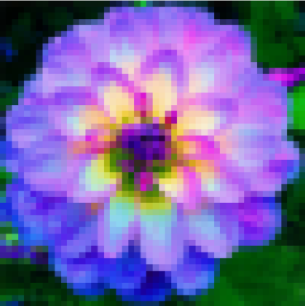
#> input picture Filter.PNG, 305 x 306 px
$ jupyter execute Lab6.ipynb
#> lines starting #> are read from the running program, lines starting #| are printed output that depends on the picture
##Import Libs

[cell 1]
import cv2 as cv
import numpy as np
from matplotlib import pyplot as plt

โหลดภาพเข้ามา

[cell 2]
original_img = cv.imread('Filter.PNG')
#> original_img is the input picture: shape (306, 305, 3); mean B, G, R 162.1, 101.3, 114.8
RGB_img = cv.cvtColor(original_img, cv.COLOR_BGR2RGB)
plt.imshow(RGB_img)
plt.show()

CREATE Filter

[cell 3]
kernel_avg3x3 = np.ones((3,3),np.float32)/9 # Average Kernel 3x3
kernel_avg5x5 = np.ones((5,5),np.float32)/25 # Average Kernel 5x5
kernel_avg7x7 = np.ones((7,7),np.float32)/49 # Average Kernel 7x7
kernel_avg9x9 = np.ones((7,7),np.float32)/81 # Average Kernel 7x7
kernel_avg11x11 = np.ones((7,7),np.float32)/12 # Average Kernel 7x7
#รายงานแลปมาดูว่า เมื่อฟิวเตอร์ใหญ่จะเกิดไรขึ้น ทุก ๆ ค่าจะหารไว้ล่วงหน้าเลยกระจายตัวหารเข้าไปเลย แล้วค่อยเอาไปคูณทีหลัง เลยต้องสร้าง np array float32
result_avg3x3_img = cv.filter2D(RGB_img,-1,kernel_avg3x3)
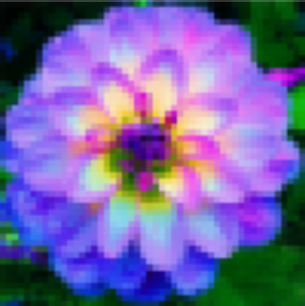
#> result_avg3x3_img: shape (306, 305, 3); mean R, G, B 114.7, 101.2, 162
result_avg5x5_img = cv.filter2D(RGB_img,-1,kernel_avg5x5)
result_avg7x7_img = cv.filter2D(RGB_img,-1,kernel_avg7x7)
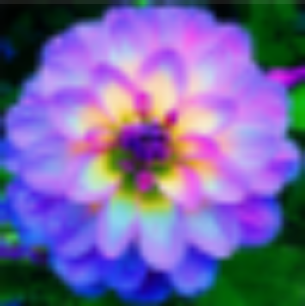
#> result_avg7x7_img: shape (306, 305, 3); mean R, G, B 114.6, 101.2, 162
result_avg9x9_img = cv.filter2D(RGB_img,-1,kernel_avg9x9)
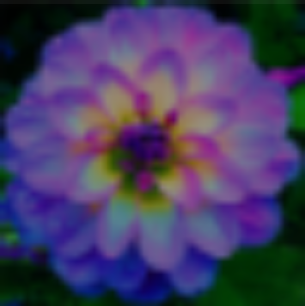
#> result_avg9x9_img: shape (306, 305, 3); mean R, G, B 69.3, 61.2, 98
result_avg11x11_img = cv.filter2D(RGB_img,-1,kernel_avg11x11)
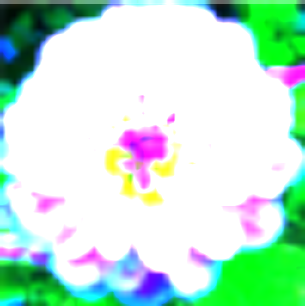
#> result_avg11x11_img: shape (306, 305, 3); mean R, G, B 191.4, 229.1, 210.3

[cell 4]
plt.subplot(321),plt.imshow(RGB_img),plt.title('Original')
#3 แถว 2 หลัก ตำแหน่งที่จะโชว์ตำแหน่ง 1 บรรทัดบน
#xticks yticks คือไม่เอา แกน x แกน y ที่บอกว่ามีขนาดเท่าไหร่
plt.xticks([]), plt.yticks([])
plt.subplot(322),plt.imshow(result_avg3x3_img),plt.title('Averaging3x3')
plt.xticks([]), plt.yticks([])
plt.subplot(323),plt.imshow(result_avg5x5_img),plt.title('Averaging5x5')
plt.xticks([]), plt.yticks([])
plt.subplot(324),plt.imshow(result_avg7x7_img),plt.title('Averaging7x7')
plt.xticks([]), plt.yticks([])
plt.subplot(325),plt.imshow(result_avg9x9_img),plt.title('Averaging9x9')
plt.xticks([]), plt.yticks([])
plt.subplot(326),plt.imshow(result_avg11x11_img),plt.title('Averaging11x11')
plt.xticks([]), plt.yticks([])
plt.show()

[cell 5]
kernel_sharpen3x3 = np.array([[-1,-1,1], [-1,3.5,1], [-1,-1,1]],np.float32) # sharpen 3x3
kernel_sharpen7x7 = np.full((7,7),-2,np.float32) # sharpen 7x7
kernel_sharpen7x7[3,3] = 91 # sharpen 7x7
print(kernel_sharpen3x3)
print(kernel_sharpen7x7)

[cell 6]
result_sharpen3x3_img = cv.filter2D(RGB_img,-1,kernel_sharpen3x3)
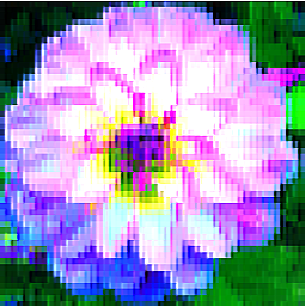
#> result_sharpen3x3_img: shape (306, 305, 3); mean R, G, B 153.9, 145.3, 184.8
result_sharpen7x7_img = cv.filter2D(RGB_img,-1,kernel_sharpen7x7)
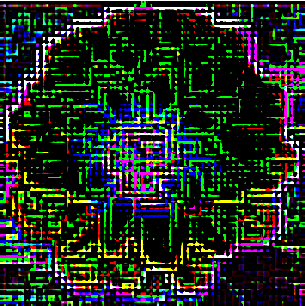
#> result_sharpen7x7_img: shape (306, 305, 3); mean R, G, B 30.4, 43.6, 30.2

[cell 7]
plt.subplot(131),plt.imshow(RGB_img),plt.title('Orginal')
plt.xticks([]), plt.yticks([])
plt.subplot(132),plt.imshow(result_sharpen3x3_img),plt.title('result_sharpen3x3_img')
plt.xticks([]), plt.yticks([])
plt.subplot(133),plt.imshow(result_sharpen7x7_img),plt.title('result_sharpen7x7_img')
plt.xticks([]), plt.yticks([])
plt.show()
#แลปนี้หาฟิวเตอร์ที่เราชอบเสิร์ตว่า filter Converlution Kernel Filter สร้าง Custom Filter

$ run again, with HOME3.PNG copied over Filter.PNG
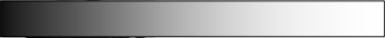
#> input picture HOME3.PNG, 385 x 38 px
#> original_img is the input picture: shape (38, 385, 3); min 3, max 255, mean 160.1
#> `result_sharpen3x3_img = cv.filter2D(RGB_img,-1,kernel_sharpen3x3)`:
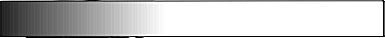
#> result_sharpen3x3_img: shape (38, 385, 3); min 0, max 255, mean 197.2
#> `result_sharpen7x7_img = cv.filter2D(RGB_img,-1,kernel_sharpen7x7)`:
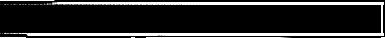
#> result_sharpen7x7_img: shape (38, 385, 3); min 0, max 255, mean 40.9
